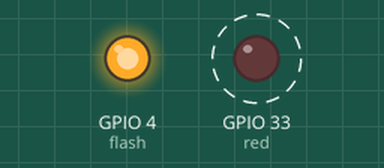
Bench run of a program on a simulated ESP32 board running MicroPython. Shown: output pins drawn as LEDs (lit = HIGH). Dashed ring = blinking. What the program prints to the serial console is not drawn.

Above: at 0.65 s.
At 6.15 s:
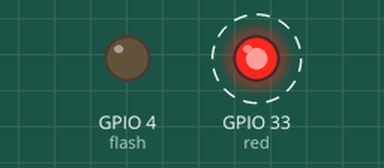
Timing chart, 0 to 7.0 s (numbered marks = the images above):
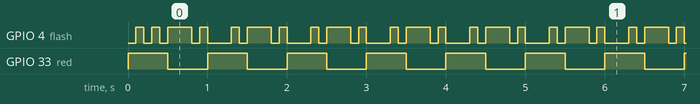

Measured:
- by itself, GPIO 4 (flash): moves between LOW and HIGH, repeating every 5.4 s
- by itself, GPIO 33 (red): alternates HIGH for 0.50 s and LOW for 0.50 s
- by itself, everything shown: repeats every 7.0 s, in 42 steps

The program:

x1_missed_flags.py
```python
from machine import Pin, Timer
import time

flash = Pin(4, Pin.OUT, value=0)
red = Pin(33, Pin.OUT, value=1)

flag_10ms = False
flag_100ms = False
flag_500ms = False
flag_1000ms = False

missed_100 = 0   # 깃발이 아직 서 있는데 또 올리려던 횟수 (놓친 눈금)
isr_cnt = 0

def timer_isr(t):
    global isr_cnt, flag_10ms, flag_100ms, flag_500ms, flag_1000ms, missed_100
    isr_cnt += 1
    if isr_cnt % 10 == 0:
        flag_10ms = True
    if isr_cnt % 100 == 0:
        if flag_100ms:          # 아직 안 내려갔다 = 메인이 못 따라왔다
            missed_100 += 1
        flag_100ms = True
    if isr_cnt % 500 == 0:
        flag_500ms = True
    if isr_cnt >= 1000:
        flag_1000ms = True
        isr_cnt = 0

def task_10ms():
    pass

def task_100ms():
    flash.value(flash.value() ^ 1)

def task_500ms():
    red.value(red.value() ^ 1)
    time.sleep_ms(300)

def task_1000ms():
    global missed_100
    print("놓친 100ms 깃발:", missed_100)
    missed_100 = 0

tmr = Timer(0)
tmr.init(period=1, mode=Timer.PERIODIC, callback=timer_isr)

try:
    while True:
        if flag_10ms:
            flag_10ms = False
            task_10ms()
        if flag_100ms:
            flag_100ms = False
            task_100ms()
        if flag_500ms:
            flag_500ms = False
            task_500ms()
        if flag_1000ms:
            flag_1000ms = False
            task_1000ms()
except KeyboardInterrupt:
    tmr.deinit()
    flash.value(0)
    red.value(1)
    print("타이머 정지")
```
